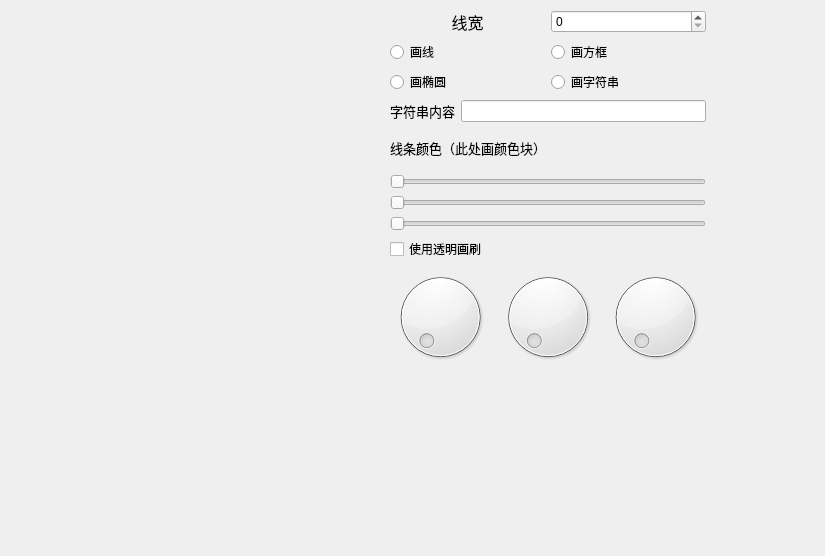
<?xml version="1.0" encoding="UTF-8"?>
<ui version="4.0">
 <class>Widget</class>
 <widget class="QWidget" name="Widget">
  <property name="geometry">
   <rect>
    <x>0</x>
    <y>0</y>
    <width>825</width>
    <height>556</height>
   </rect>
  </property>
  <property name="windowTitle">
   <string>Widget</string>
  </property>
  <widget class="QWidget" name="board" native="true">
   <property name="geometry">
    <rect>
     <x>70</x>
     <y>10</y>
     <width>281</width>
     <height>371</height>
    </rect>
   </property>
   <property name="styleSheet">
    <string notr="true"/>
   </property>
  </widget>
  <widget class="QWidget" name="layoutWidget">
   <property name="geometry">
    <rect>
     <x>390</x>
     <y>10</y>
     <width>316</width>
     <height>357</height>
    </rect>
   </property>
   <layout class="QVBoxLayout" name="verticalLayout_3">
    <item>
     <layout class="QHBoxLayout" name="horizontalLayout_3">
      <item>
       <widget class="QLabel" name="label_2">
        <property name="text">
         <string>&lt;html&gt;&lt;head/&gt;&lt;body&gt;&lt;p align=&quot;center&quot;&gt;&lt;span style=&quot; font-size:12pt;&quot;&gt;线宽&lt;/span&gt;&lt;/p&gt;&lt;/body&gt;&lt;/html&gt;</string>
        </property>
       </widget>
      </item>
      <item>
       <widget class="QSpinBox" name="line_wide"/>
      </item>
     </layout>
    </item>
    <item>
     <layout class="QVBoxLayout" name="verticalLayout">
      <item>
       <layout class="QHBoxLayout" name="horizontalLayout">
        <item>
         <widget class="QRadioButton" name="draw_line">
          <property name="text">
           <string>画线</string>
          </property>
         </widget>
        </item>
        <item>
         <widget class="QRadioButton" name="draw_square">
          <property name="text">
           <string>画方框</string>
          </property>
         </widget>
        </item>
       </layout>
      </item>
      <item>
       <layout class="QHBoxLayout" name="horizontalLayout_2">
        <item>
         <widget class="QRadioButton" name="draw_circular">
          <property name="text">
           <string>画椭圆</string>
          </property>
         </widget>
        </item>
        <item>
         <widget class="QRadioButton" name="draw_string">
          <property name="text">
           <string>画字符串</string>
          </property>
         </widget>
        </item>
       </layout>
      </item>
     </layout>
    </item>
    <item>
     <layout class="QHBoxLayout" name="horizontalLayout_5">
      <item>
       <widget class="QLabel" name="label">
        <property name="text">
         <string>&lt;html&gt;&lt;head/&gt;&lt;body&gt;&lt;p&gt;&lt;span style=&quot; font-size:10pt;&quot;&gt;字符串内容&lt;/span&gt;&lt;/p&gt;&lt;/body&gt;&lt;/html&gt;</string>
        </property>
       </widget>
      </item>
      <item>
       <widget class="QLineEdit" name="lineEdit"/>
      </item>
     </layout>
    </item>
    <item>
     <widget class="QLabel" name="label_3">
      <property name="text">
       <string>&lt;html&gt;&lt;head/&gt;&lt;body&gt;&lt;p&gt;&lt;span style=&quot; font-size:10pt;&quot;&gt;线条颜色（此处画颜色块）&lt;/span&gt;&lt;/p&gt;&lt;/body&gt;&lt;/html&gt;</string>
      </property>
     </widget>
    </item>
    <item>
     <layout class="QVBoxLayout" name="verticalLayout_2">
      <item>
       <widget class="QSlider" name="line_r">
        <property name="orientation">
         <enum>Qt::Horizontal</enum>
        </property>
       </widget>
      </item>
      <item>
       <widget class="QSlider" name="line_g">
        <property name="orientation">
         <enum>Qt::Horizontal</enum>
        </property>
       </widget>
      </item>
      <item>
       <widget class="QSlider" name="line_b">
        <property name="orientation">
         <enum>Qt::Horizontal</enum>
        </property>
       </widget>
      </item>
     </layout>
    </item>
    <item>
     <widget class="QCheckBox" name="checkBox">
      <property name="text">
       <string>使用透明画刷</string>
      </property>
     </widget>
    </item>
    <item>
     <layout class="QHBoxLayout" name="horizontalLayout_4">
      <item>
       <widget class="QDial" name="brush_r"/>
      </item>
      <item>
       <widget class="QDial" name="brush_g"/>
      </item>
      <item>
       <widget class="QDial" name="brush_b"/>
      </item>
     </layout>
    </item>
   </layout>
  </widget>
 </widget>
 <resources/>
 <connections/>
</ui>
